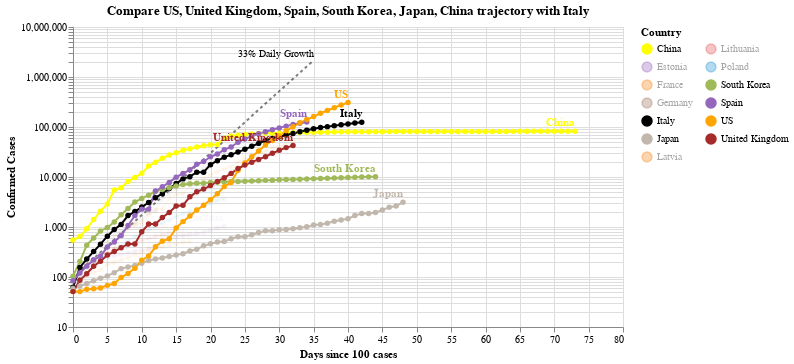

Here is the notebook cell this chart was saved with:
### Code cell
#hide_input
chart2 = make_since_chart(['US', 'United Kingdom', 'Spain', 'South Korea', 'Japan', 'China'])
chart2

### Figure 1 — Vega-Lite specification as saved in the notebook (floating-point values rounded to 4 significant figures; data arrays with more than 128 entries replaced by an {"elided": "..."} marker saying what was removed)
{"config": {"view": {"continuousWidth": 400, "continuousHeight": 300}}, "layer": [{"mark": {"type": "line", "color": "black", "opacity": 0.5, "strokeDash": [3, 3]}, "encoding": {"x": {"type": "quantitative", "field": "Days since 100 cases"}, "y": {"type": "quantitative", "field": "Confirmed Cases"}}}, {"mark": {"type": "text", "align": "right", "dy": -6, "fontSize": 10, "text": "33% Daily Growth"}, "encoding": {"x": {"type": "quantitative", "field": "Days since 100 cases"}, "y": {"type": "quantitative", "field": "Confirmed Cases"}}, "transform": [{"filter": "(datum['Days since 100 cases'] >= 35)"}]}, {"data": {"name": "data-944cbfd51df286de0f6a97af098a867c"}, "mark": {"type": "line", "point": true}, "encoding": {"color": {"type": "nominal", "field": "Country", "legend": {"columns": 2}, "scale": {"domain": ["China", "Estonia", "France", "Germany", "Italy", "Japan", "Latvia", "Lithuania", "Poland", "South Korea", "Spain", "US", "United Kingdom"], "range": ["yellow", "#9467bd", "#F58518", "#9D755D", "black", "#C1B7AD", "#F58518", "#E45756", "#2495D3", "#A1BA59", "#9467bd", "orange", "brown"]}}, "opacity": {"condition": {"value": 1, "selection": "selector005"}, "value": 0.05}, "tooltip": [{"type": "nominal", "field": "Country"}, {"type": "temporal", "field": "Date"}, {"type": "quantitative", "field": "Confirmed Cases"}, {"type": "quantitative", "field": "Days since 100 cases"}], "x": {"type": "quantitative", "field": "Days since 100 cases"}, "y": {"type": "quantitative", "field": "Confirmed Cases", "scale": {"type": "log"}}}, "selection": {"selector005": {"type": "multi", "fields": ["Country"], "bind": "legend", "init": [{"Country": "US"}, {"Country": "United Kingdom"}, {"Country": "Spain"}, {"Country": "South Korea"}, {"Country": "Japan"}, {"Country": "China"}, {"Country": "Italy"}]}}, "width": 550}, {"data": {"name": "data-944cbfd51df286de0f6a97af098a867c"}, "mark": {"type": "text", "align": "right", "dy": -8, "fontWeight": "bold"}, "encoding": {"color": {"type": "nominal", "field": "Country", "legend": {"columns": 2}, "scale": {"domain": ["China", "Estonia", "France", "Germany", "Italy", "Japan", "Latvia", "Lithuania", "Poland", "South Korea", "Spain", "US", "United Kingdom"], "range": ["yellow", "#9467bd", "#F58518", "#9D755D", "black", "#C1B7AD", "#F58518", "#E45756", "#2495D3", "#A1BA59", "#9467bd", "orange", "brown"]}}, "opacity": {"condition": {"value": 1, "selection": "selector005"}, "value": 0.05}, "text": {"type": "nominal", "field": "Country"}, "tooltip": [{"type": "nominal", "field": "Country"}, {"type": "temporal", "field": "Date"}, {"type": "quantitative", "field": "Confirmed Cases"}, {"type": "quantitative", "field": "Days since 100 cases"}], "x": {"type": "quantitative", "field": "Days since 100 cases"}, "y": {"type": "quantitative", "field": "Confirmed Cases", "scale": {"type": "log"}}}, "transform": [{"filter": "(datum['Date'] >= 1585958400000)"}], "width": 550}], "data": {"name": "data-c1a3bbf4dd040f2e7e8e7a69520e3c2a"}, "title": "Compare US, United Kingdom, Spain, South Korea, Japan, China trajectory with Italy", "$schema": "https://vega.github.io/schema/vega-lite/v4.0.2.json", "datasets": {"data-c1a3bbf4dd040f2e7e8e7a69520e3c2a": [{"Days since 100 cases": 0, "Confirmed Cases": 100.0}, {"Days since 100 cases": 1, "Confirmed Cases": 133.0}, {"Days since 100 cases": 2, "Confirmed Cases": 176.9}, {"Days since 100 cases": 3, "Confirmed Cases": 235.3}, {"Days since 100 cases": 4, "Confirmed Cases": 312.9}, {"Days since 100 cases": 5, "Confirmed Cases": 416.2}, {"Days since 100 cases": 6, "Confirmed Cases": 553.5}, {"Days since 100 cases": 7, "Confirmed Cases": 736.1}, {"Days since 100 cases": 8, "Confirmed Cases": 979.1}, {"Days since 100 cases": 9, "Confirmed Cases": 1302.0}, {"Days since 100 cases": 10, "Confirmed Cases": 1732.0}, {"Days since 100 cases": 11, "Confirmed Cases": 2303.0}, {"Days since 100 cases": 12, "Confirmed Cases": 3064.0}, {"Days since 100 cases": 13, "Confirmed Cases": 4074.0}, {"Days since 100 cases": 14, "Confirmed Cases": 5419.0}, {"Days since 100 cases": 15, "Confirmed Cases": 7207.0}, {"Days since 100 cases": 16, "Confirmed Cases": 9586.0}, {"Days since 100 cases": 17, "Confirmed Cases": 12750.0}, {"Days since 100 cases": 18, "Confirmed Cases": 16960.0}, {"Days since 100 cases": 19, "Confirmed Cases": 22550.0}, {"Days since 100 cases": 20, "Confirmed Cases": 29990.0}, {"Days since 100 cases": 21, "Confirmed Cases": 39890.0}, {"Days since 100 cases": 22, "Confirmed Cases": 53060.0}, {"Days since 100 cases": 23, "Confirmed Cases": 70560.0}, {"Days since 100 cases": 24, "Confirmed Cases": 93850.0}, {"Days since 100 cases": 25, "Confirmed Cases": 124800.0}, {"Days since 100 cases": 26, "Confirmed Cases": 166000.0}, {"Days since 100 cases": 27, "Confirmed Cases": 220800.0}, {"Days since 100 cases": 28, "Confirmed Cases": 293700.0}, {"Days since 100 cases": 29, "Confirmed Cases": 390600.0}, {"Days since 100 cases": 30, "Confirmed Cases": 519500.0}, {"Days since 100 cases": 31, "Confirmed Cases": 690900.0}, {"Days since 100 cases": 32, "Confirmed Cases": 918900.0}, {"Days since 100 cases": 33, "Confirmed Cases": 1222000.0}, {"Days since 100 cases": 34, "Confirmed Cases": 1625000.0}, {"Days since 100 cases": 35, "Confirmed Cases": 2162000.0}], "data-944cbfd51df286de0f6a97af098a867c": {"elided": "472 records"}}}
